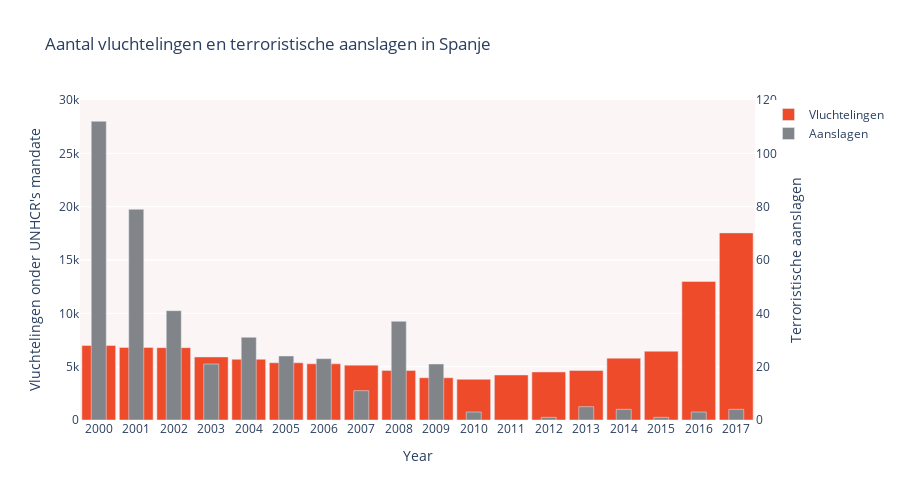

The code cell stored with this chart in its notebook:
### Markdown cell above
x

### Code cell
df10 = df5[df5["Country of asylum"] == 'Spain']
df10.head()

df11 = df8[df8["country"] == 'Spain']
df11.head()
colors = ['rgb(238, 75, 43)', 'rgb(252,245,245)', 'rgb(129, 133, 137)']
fig = go.Figure()

fig.add_trace(go.Bar(
    x=df10['Year'],
    y=df10["Refugees under UNHCR's mandate"],
    marker_color='rgb(238, 75, 43)',
    name="Vluchtelingen",
    yaxis='y'  
))

fig.add_trace(go.Bar(
    x=df11['year'],
    y=df11[('count')],
    marker_color='rgb(129, 133, 137)',
    name="Aanslagen",
    yaxis='y2',
    width=0.4  
))

fig.update_layout(
    title='Aantal vluchtelingen en terroristische aanslagen in Spanje',
    xaxis=dict(type='category'),
    yaxis=dict(range=[0, 30000], title="Vluchtelingen onder UNHCR's mandate" , side='left'),
    yaxis2=dict(range=[0, 120], title="Terroristische aanslagen", overlaying='y', side='right'),  
    xaxis_title='Year',
    height=500,
    bargap=0.1,
    plot_bgcolor='rgb(252,245,245)',
)

fig.show()

### Figure 1 — Plotly figure (JSON) as saved in the notebook; plotly's stock layout.template omitted (floating-point values rounded to 4 significant figures)
{"data": [{"marker": {"color": "rgb(238, 75, 43)"}, "name": "Vluchtelingen", "type": "bar", "x": [2000, 2001, 2002, 2003, 2004, 2005, 2006, 2007, 2008, 2009, 2010, 2011, 2012, 2013, 2014, 2015, 2016, 2017], "y": [6982, 6804, 6783, 5912, 5690, 5369, 5269, 5143, 4649, 3960, 3814, 4220, 4502, 4641, 5797, 6447, 12983, 17541], "yaxis": "y"}, {"marker": {"color": "rgb(129, 133, 137)"}, "name": "Aanslagen", "type": "bar", "width": 0.4, "x": [2000, 2001, 2002, 2003, 2004, 2005, 2006, 2007, 2008, 2009, 2010, 2012, 2013, 2014, 2015, 2016, 2017], "y": [112, 79, 41, 21, 31, 24, 23, 11, 37, 21, 3, 1, 5, 4, 1, 3, 4], "yaxis": "y2"}], "layout": {"bargap": 0.1, "height": 500, "plot_bgcolor": "rgb(252,245,245)", "title": {"text": "Aantal vluchtelingen en terroristische aanslagen in Spanje"}, "xaxis": {"title": {"text": "Year"}, "type": "category"}, "yaxis": {"range": [0, 30000], "side": "left", "title": {"text": "Vluchtelingen onder UNHCR's mandate"}}, "yaxis2": {"overlaying": "y", "range": [0, 120], "side": "right", "title": {"text": "Terroristische aanslagen"}}}}
